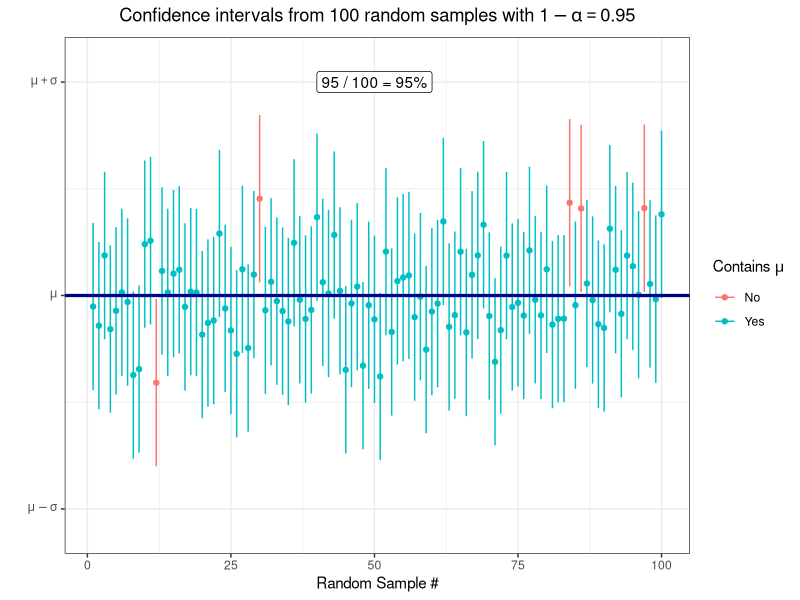
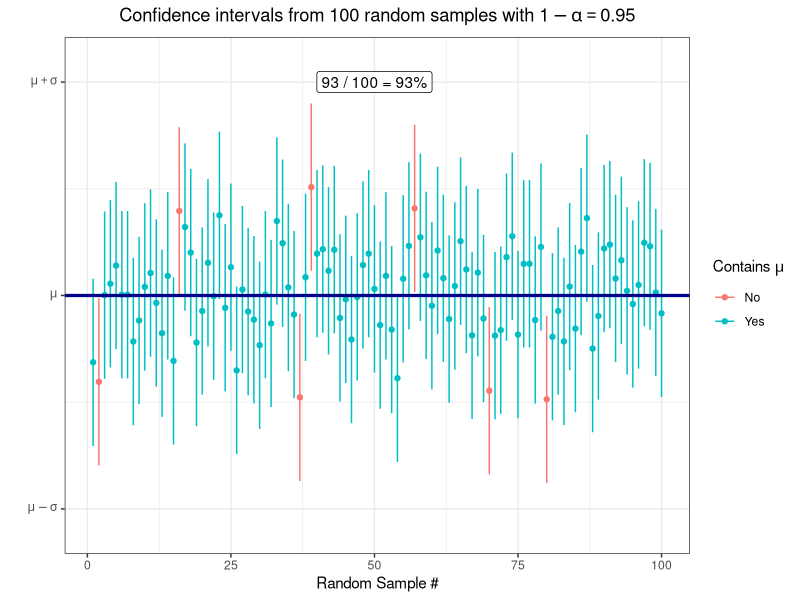
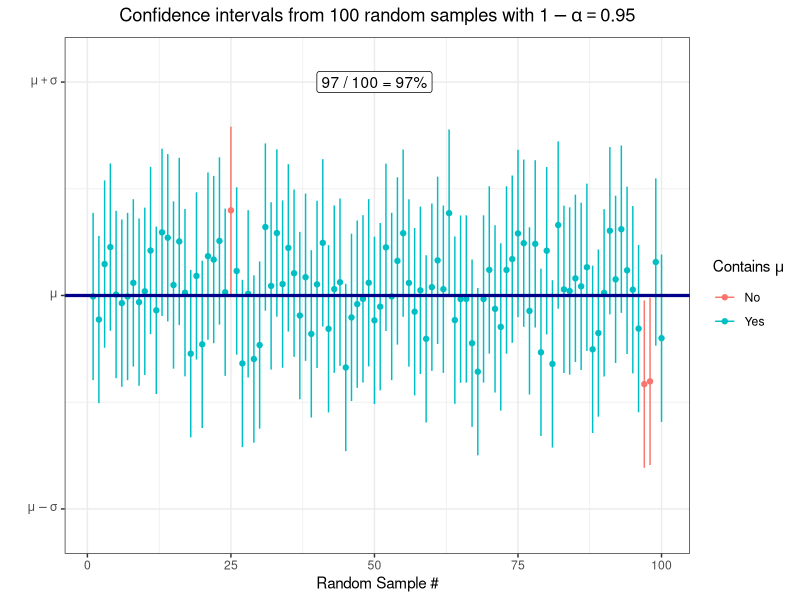
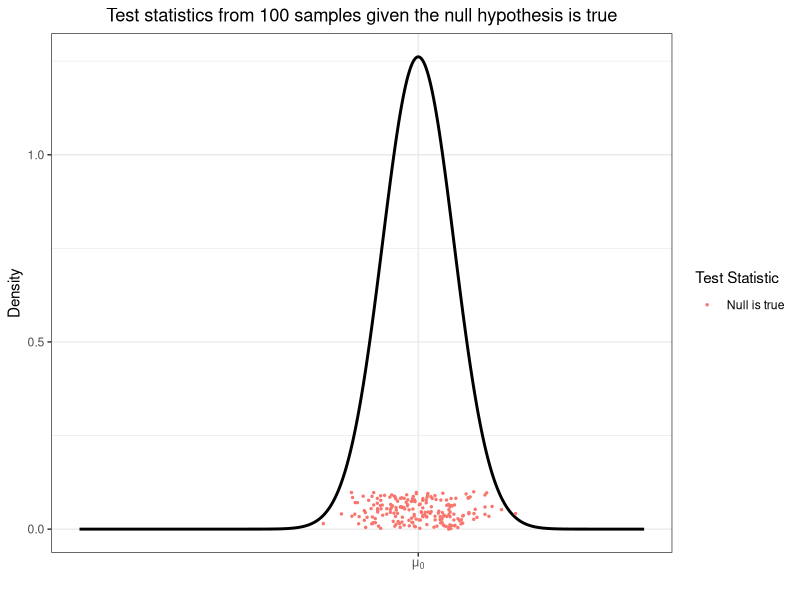
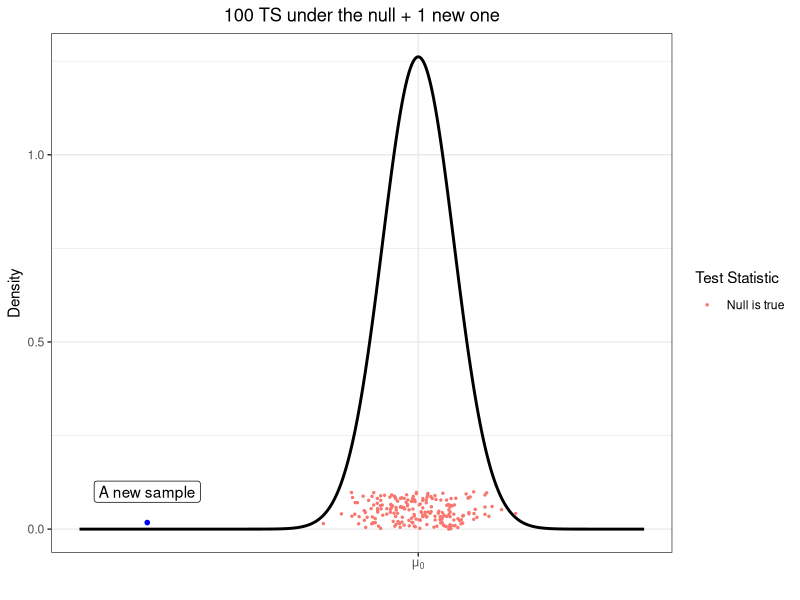
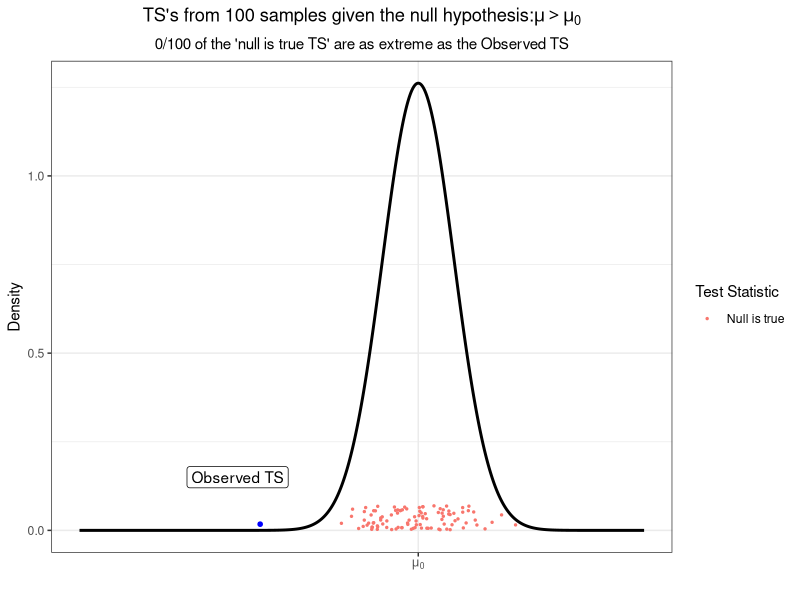
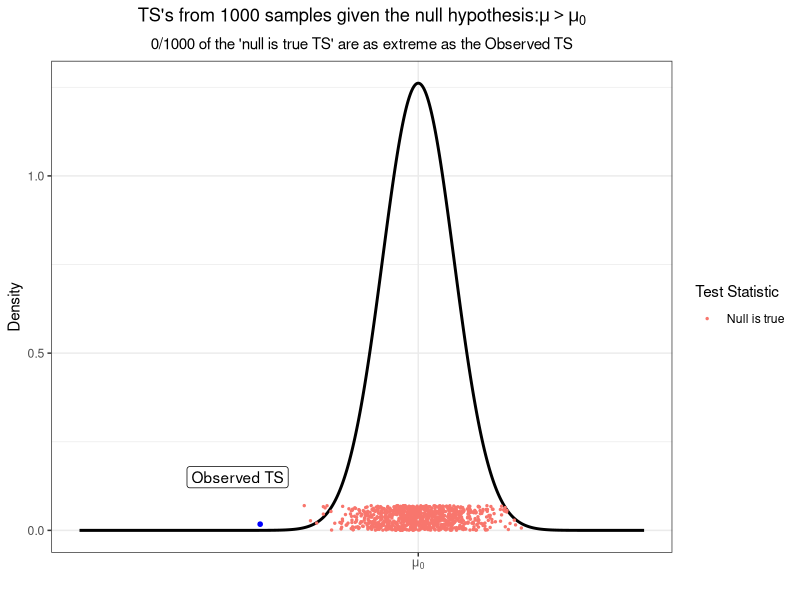
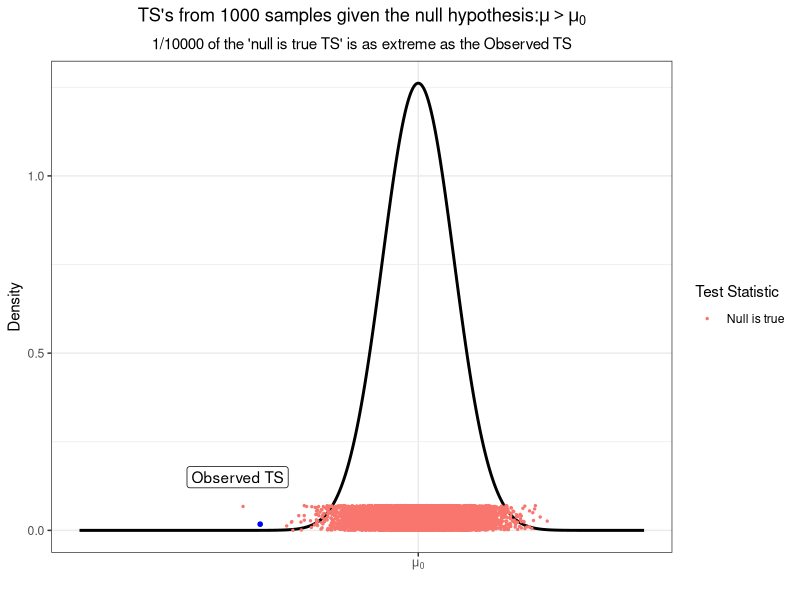

Generate these figures, in order, with R:
############ Prereqs ############
options(stringsAsFactors = FALSE, scipen = 600)
oldPar <- par()
os <- Sys.info()["sysname"]
baseDir <- ifelse(os == "Windows", "C:/Users/ptrainor/gdrive", "~/gdrive")

library(tidyverse)
library(ggrepel)

setwd(paste0(baseDir, "/iTeach/AST_505/myLectures/lecture8_MeanInference"))

############ Coverage probabilities ############
set.seed(3)
df1 <- data.frame(x = rnorm(10000))

png(file = "coverage1.png", height = 4, width = 6.5, units = "in", res = 600)
set.seed(3333)
xbar <- replicate(100, mean(sample(df1$x, 25)))
lower <- xbar - qnorm(.975) * 1 / sqrt(25)
upper <- xbar + qnorm(.975) * 1 / sqrt(25)
df2 <- data.frame(xbar = xbar, lower = lower, upper = upper, x = 1:length(xbar))
df2$contains <- ifelse(df2$lower < 0 & df2$upper > 0, "Yes", "No")
ggplot(df2, aes()) + geom_segment(aes(x = x, xend = x, y = lower, yend = upper, color = contains)) +
  geom_point(aes(x = x, y = xbar, color = contains)) + geom_hline(yintercept = 0, color = "darkblue", lwd = 1.1) +
  scale_y_continuous(breaks = c(-1, 0, 1), labels = c(expression(mu - sigma), expression(mu), expression(mu + sigma)),
                     limits = c(-1.1, 1.1)) +
  theme_bw() + labs(x = "Random Sample #", y = "", color = expression(paste("Contains ", mu))) +
  annotate("label", x = 50, y = 1, label = "95 / 100 = 95%") +
  ggtitle(expression(paste("Confidence intervals from 100 random samples with ", 1-alpha == .95))) +
  theme(plot.title = element_text(hjust = 0.5)) 
dev.off()

png(file = "coverage2.png", height = 4, width = 6.5, units = "in", res = 600)
set.seed(333)
xbar <- replicate(100, mean(sample(df1$x, 25)))
lower <- xbar - qnorm(.975) * 1 / sqrt(25)
upper <- xbar + qnorm(.975) * 1 / sqrt(25)
df2 <- data.frame(xbar = xbar, lower = lower, upper = upper, x = 1:length(xbar))
df2$contains <- ifelse(df2$lower < 0 & df2$upper > 0, "Yes", "No")
ggplot(df2, aes()) + geom_segment(aes(x = x, xend = x, y = lower, yend = upper, color = contains)) +
  geom_point(aes(x = x, y = xbar, color = contains)) + geom_hline(yintercept = 0, color = "darkblue", lwd = 1.1) +
  scale_y_continuous(breaks = c(-1, 0, 1), labels = c(expression(mu - sigma), expression(mu), expression(mu + sigma)),
                     limits = c(-1.1, 1.1)) +
  theme_bw() + labs(x = "Random Sample #", y = "", color = expression(paste("Contains ", mu))) +
  annotate("label", x = 50, y = 1, label = "93 / 100 = 93%") +
  ggtitle(expression(paste("Confidence intervals from 100 random samples with ", 1-alpha == .95))) +
  theme(plot.title = element_text(hjust = 0.5)) 
dev.off()

png(file = "coverage3.png", height = 4, width = 6.5, units = "in", res = 600)
set.seed(33)
xbar <- replicate(100, mean(sample(df1$x, 25)))
lower <- xbar - qnorm(.975) * 1 / sqrt(25)
upper <- xbar + qnorm(.975) * 1 / sqrt(25)
df2 <- data.frame(xbar = xbar, lower = lower, upper = upper, x = 1:length(xbar))
df2$contains <- ifelse(df2$lower < 0 & df2$upper > 0, "Yes", "No")
ggplot(df2, aes()) + geom_segment(aes(x = x, xend = x, y = lower, yend = upper, color = contains)) +
  geom_point(aes(x = x, y = xbar, color = contains)) + geom_hline(yintercept = 0, color = "darkblue", lwd = 1.1) +
  scale_y_continuous(breaks = c(-1, 0, 1), labels = c(expression(mu - sigma), expression(mu), expression(mu + sigma)),
                     limits = c(-1.1, 1.1)) +
  theme_bw() + labs(x = "Random Sample #", y = "", color = expression(paste("Contains ", mu))) +
  annotate("label", x = 50, y = 1, label = "97 / 100 = 97%") +
  ggtitle(expression(paste("Confidence intervals from 100 random samples with ", 1-alpha == .95))) +
  theme(plot.title = element_text(hjust = 0.5)) 
dev.off()

########### Fish weights example ############
set.seed(33)
fishWeights <- rnorm(100, 500, 10)
fishweights <- round(fishWeights, 2)
mean(fishweights)

varp <- function(x) mean((x-mean(x))^2)
sqrt(varp(fishweights))

set.seed(33333)
samp <- sample(fishweights, 5)
mean(samp)

round(sd(samp),3)

########### 100 test statistics ############
set.seed(1111111)
df3 <- data.frame(x = replicate(200, mean(rnorm(10))), y = runif(200, 0, .1))
df3$Test <- "Null is true"

df4 <- data.frame(x = seq(-3, 2, .0001), y = dnorm(seq(-3, 2, .0001), mean = 0, sd = 1/sqrt(10)))

png(file = "nullTests.png", height = 3.5, width = 6, units = "in", res = 600)
ggplot(df4, aes(x = x, y = y)) + geom_line(lwd = 1) + geom_point(data = df3, aes(x = x, y = y, color = Test), size = .5) + 
  scale_x_continuous(breaks = c(0), labels = c(expression(mu[0]))) +
  labs(x = "", y = "Density", color = "Test Statistic") + theme_bw() +
  ggtitle("Test statistics from 100 samples given the null hypothesis is true") +
  theme(plot.title = element_text(hjust = 0.5)) 
dev.off()

png(file = "nullTests2.png", height = 3.5, width = 6, units = "in", res = 600)
ggplot(df4, aes(x = x, y = y)) + geom_line(lwd = 1) + geom_point(data = df3, aes(x = x, y = y, color = Test), size = .5) + 
  annotate("point", x = -2.4, y = 0.0175, color = "blue", size = 1.25) + 
  annotate("label", x = -2.4, y = 0.1, label = "A new sample") + 
  scale_x_continuous(breaks = c(0), labels = c(expression(mu[0]))) +
  ggtitle("100 TS under the null + 1 new one") +
  labs(x = "", y = "Density", color = "Test Statistic") + theme_bw() +
  theme(plot.title = element_text(hjust = 0.5)) 
dev.off()

# or 1,000 or 10,000 test statistics
set.seed(1111111)
df3b <- data.frame(x = replicate(100000, mean(rnorm(10))), y = runif(100000, 0, .07))
df3b$Test <- "Null is true"

png(file = "rare1.png", height = 4, width = 6, units = "in", res = 600)
ggplot(df4, aes(x = x, y = y)) + geom_line(lwd = 1) + 
  geom_point(data = df3b[1:100,], aes(x = x, y = y, color = Test), size = .5) + 
  scale_x_continuous(breaks = c(0), labels = c(expression(mu[0]))) +
  annotate("point", x = -1.4, y = 0.0175, color = "blue", size = 1.25) + 
  annotate("label", x = -1.6, y = 0.15, label = "Observed TS") + 
  labs(x = "", y = "Density", color = "Test Statistic") + theme_bw() +
  ggtitle(expression(paste("TS's from 100 samples given the null hypothesis:", mu > mu[0])),
          "0/100 of the 'null is true TS' are as extreme as the Observed TS") +
  theme(plot.title = element_text(hjust = 0.5), plot.subtitle = element_text(hjust = 0.5)) 
dev.off()

png(file = "rare2.png", height = 4, width = 6, units = "in", res = 600)
ggplot(df4, aes(x = x, y = y)) + geom_line(lwd = 1) + 
  geom_point(data = df3b[1:1000,], aes(x = x, y = y, color = Test), size = .5) + 
  scale_x_continuous(breaks = c(0), labels = c(expression(mu[0]))) +
  annotate("point", x = -1.4, y = 0.0175, color = "blue", size = 1.25) + 
  annotate("label", x = -1.6, y = 0.15, label = "Observed TS") + 
  labs(x = "", y = "Density", color = "Test Statistic") + theme_bw() +
  ggtitle(expression(paste("TS's from 1000 samples given the null hypothesis:", mu > mu[0])),
          "0/1000 of the 'null is true TS' are as extreme as the Observed TS") +
  theme(plot.title = element_text(hjust = 0.5), plot.subtitle = element_text(hjust = 0.5)) 
dev.off()

png(file = "rare3.png", height = 4, width = 6, units = "in", res = 600)
ggplot(df4, aes(x = x, y = y)) + geom_line(lwd = 1) + 
  geom_point(data = df3b[1:10000,], aes(x = x, y = y, color = Test), size = .5) + 
  scale_x_continuous(breaks = c(0), labels = c(expression(mu[0]))) +
  annotate("point", x = -1.4, y = 0.0175, color = "blue", size = 1.25) + 
  annotate("label", x = -1.6, y = 0.15, label = "Observed TS") + 
  labs(x = "", y = "Density", color = "Test Statistic") + theme_bw() +
  ggtitle(expression(paste("TS's from 1000 samples given the null hypothesis:", mu > mu[0])),
          "1/10000 of the 'null is true TS' is as extreme as the Observed TS") +
  theme(plot.title = element_text(hjust = 0.5), plot.subtitle = element_text(hjust = 0.5)) 
dev.off()

########### Rejection regions ############
png(file = "nullTests3.png", height = 4, width = 6, units = "in", res = 600)
ggplot(data.frame(x = c(-3.5, 3.5)), aes(x)) + 
  stat_function(fun = function(x) dnorm(x), xlim = c(-3.4, qnorm(.05)), geom = "area", fill = "cyan", n = 10000) +
  stat_function(fun = function(x) dnorm(x), lwd = 1, n = 50000) + 
  geom_segment(aes(x = qnorm(.05), xend = qnorm(.05), y = 0, yend = dnorm(qnorm(.05)))) +
  scale_x_continuous(breaks = c(0), labels = c(expression(mu[0]))) +
  labs(x = "", y = "Density") + theme_bw() +
  ggtitle(expression(paste("Rejection region for alternative hypothesis: ", mu < mu[0]))) +
  theme(plot.title = element_text(hjust = 0.5)) 
dev.off()

png(file = "nullTests3Flip.png", height = 4, width = 6, units = "in", res = 600)
ggplot(data.frame(x = c(-3.5, 3.5)), aes(x)) + 
  stat_function(fun = function(x) dnorm(x), xlim = c(qnorm(.95), 3.4), geom = "area", fill = "cyan", n = 10000) +
  stat_function(fun = function(x) dnorm(x), lwd = 1, n = 50000) + 
  geom_segment(aes(x = qnorm(.95), xend = qnorm(.95), y = 0, yend = dnorm(qnorm(.95)))) +
  scale_x_continuous(breaks = c(0), labels = c(expression(mu[0]))) +
  labs(x = "", y = "Density") + theme_bw() +
  ggtitle(expression(paste("Rejection region for alternative hypothesis: ", mu > mu[0]))) +
  theme(plot.title = element_text(hjust = 0.5)) 
dev.off()

png(file = "nullTests4.png", height = 4, width = 6, units = "in", res = 600)
ggplot(data.frame(x = c(-3.5, 3.5)), aes(x)) + 
  stat_function(fun = function(x) dnorm(x), xlim = c(-3.4, qnorm(.05)), geom = "area", fill = "cyan", n = 10000) +
  stat_function(fun = function(x) dnorm(x), lwd = 1, n = 50000) + 
  geom_segment(aes(x = qnorm(.05), xend = qnorm(.05), y = 0, yend = dnorm(qnorm(.05)))) +
  scale_x_continuous(breaks = c(-2.5, 0), labels = c(expression(bar(y)), expression(mu[0]))) +
  annotate("point", x = -2.5, y = 0, color = "red", size = 3) +
  annotate("label", x = -2.75, y = .1, label = "Test statistic is in RR") +
  labs(x = "", y = "Density") + theme_bw() +
  ggtitle(expression(paste("Rejection region for alternative hypothesis: ", mu < mu[0]))) +
  theme(plot.title = element_text(hjust = 0.5)) 
dev.off()

png(file = "nullTests5.png", height = 4, width = 6, units = "in", res = 600)
ggplot(data.frame(x = c(-3.5, 3.5)), aes(x)) + 
  stat_function(fun = function(x) dnorm(x), xlim = c(-3.4, qnorm(.05)), geom = "area", fill = "cyan", n = 10000) +
  stat_function(fun = function(x) dnorm(x), lwd = 1, n = 50000) + 
  geom_segment(aes(x = qnorm(.05), xend = qnorm(.05), y = 0, yend = dnorm(qnorm(.05)))) +
  scale_x_continuous(breaks = c(-.5, 0), labels = c(expression(bar(y)), expression(mu[0]))) +
  annotate("point", x = -.25, y = 0, color = "red", size = 3) +
  annotate("label", x = -.25, y = .1, label = "Test statistic is not in RR") +
  labs(x = "", y = "Density") + theme_bw() +
  ggtitle(expression(paste("Rejection region for alternative hypothesis: ", mu < mu[0]))) +
  theme(plot.title = element_text(hjust = 0.5)) 
dev.off()

png(file = "nullTests6.png", height = 4, width = 6, units = "in", res = 600)
ggplot(data.frame(x = c(-3.5, 3.5)), aes(x)) + 
  stat_function(fun = function(x) dnorm(x), xlim = c(-3.4, qnorm(.025)), geom = "area", fill = "cyan", n = 10000) +
  stat_function(fun = function(x) dnorm(x), xlim = c(qnorm(.975), 3.4), geom = "area", fill = "cyan", n = 10000) +
  stat_function(fun = function(x) dnorm(x), lwd = 1, n = 50000) + 
  geom_segment(aes(x = qnorm(.025), xend = qnorm(.025), y = 0, yend = dnorm(qnorm(.025)))) +
  geom_segment(aes(x = qnorm(.975), xend = qnorm(.975), y = 0, yend = dnorm(qnorm(.975)))) +
  scale_x_continuous(breaks = c(0), labels = c(expression(mu[0]))) +
  labs(x = "", y = "Density") + theme_bw() +
  ggtitle(expression(paste("Rejection region for alternative hypothesis: ", mu == mu[0]))) +
  theme(plot.title = element_text(hjust = 0.5)) 
dev.off()

# SBP example:
png(file = "SBP1.png", height = 4, width = 6, units = "in", res = 600)
ggplot(data.frame(x = c(-3.5, 3.5)), aes(x)) + 
  stat_function(fun = function(x) dnorm(x), xlim = c(-3.4, qnorm(.05)), geom = "area", fill = "cyan", n = 10000) +
  stat_function(fun = function(x) dnorm(x), lwd = 1, n = 50000) + 
  geom_segment(aes(x = qnorm(.05), xend = qnorm(.05), y = 0, yend = dnorm(qnorm(.05)))) +
  scale_x_continuous(breaks = c(-1.645, 0, 2.828), labels = c(expression(z = -1.645), 0, 2.828)) +
  annotate("point", x = 2.828, y = 0, color = "red", size = 3) +
  annotate("label", x = 2.828, y = .025, label = "Test statistic") +
  labs(x = "", y = "Density") + theme_bw() +
  ggtitle(expression(paste("Rejection region for alternative hypothesis: ", mu < mu[0]))) +
  theme(plot.title = element_text(hjust = 0.5)) 
dev.off()

########### Significance level ############
png(file = "sig1.png", height = 4, width = 6, units = "in", res = 600)
ggplot(data.frame(x = c(-3.5, 4.5)), aes(x)) + 
  stat_function(fun = function(x) dnorm(x), xlim = c(2, 4.5), geom = "area", fill = "magenta", n = 10000) +
  stat_function(fun = function(x) dnorm(x), lwd = .5, n = 50000) +
  scale_x_continuous(breaks = c(0, 2), labels = c(0, "TS")) +
  annotate("label", x = 3, y = .075, label = expression(paste("p-value is: ", P(Z >= TS)))) +
  labs(x = "", y = "Density") + theme_bw() +
  ggtitle(expression(paste("Alternative hypothesis: ", mu > mu[0]))) +
  theme(plot.title = element_text(hjust = 0.5)) 
dev.off()

png(file = "sig2.png", height = 4, width = 6, units = "in", res = 600)
ggplot(data.frame(x = c(-4.5, 4.5)), aes(x)) + 
  stat_function(fun = function(x) dnorm(x), xlim = c(2, 4.5), geom = "area", fill = "magenta", n = 10000) +
  stat_function(fun = function(x) dnorm(x), xlim = c(-4.5, -2), geom = "area", fill = "magenta", n = 10000) +
  stat_function(fun = function(x) dnorm(x), lwd = .5, n = 50000) +
  scale_x_continuous(breaks = c(-2, 0, 2), labels = c("-|TS|", 0, "|TS|")) +
  annotate("label", x = 3, y = .075, label = expression(P(Z >= TS))) +
  annotate("label", x = -3, y = .075, label = expression(P(Z <= TS))) +
  labs(x = "", y = "Density") + theme_bw() +
  ggtitle(expression(paste("Alternative hypothesis: ", mu == mu[0]))) +
  theme(plot.title = element_text(hjust = 0.5)) 
dev.off()

# SBP example:
round(pnorm(2.828, lower.tail = FALSE), 3)

########### Prostate cancer and cell cycle ############
stagec <- rpart::stagec
stagec <- stagec[!is.na(stagec$g2),]

(mean(stagec$g2) - (1/6 * 100)) / (sd(stagec$g2) / sqrt(length(stagec$g2)))

########### Student's t-distribution ############
df6 <- data.frame(x = seq(-5, 5, .001))
df6$Normal <- dnorm(df6$x)
df6$t1 <- dt(df6$x, 1) 
df6$t2 <- dt(df6$x, 2)
df6$t5 <- dt(df6$x, 5)
df6 <- df6 %>% gather(key = "Distribution", value = "value", -x)
df6$Distribution <- factor(df6$Distribution, levels = c("t1", "t2", "t5", "Normal"))
levels(df6$Distribution) <- c("t (df = 1)", "t (df = 2)", "t (df = 5)", "Normal")

png(file = "tDists.png", height = 5, width = 7, units = "in", res = 600)
ggplot(df6, aes(x = x, y = value, group = Distribution, color = Distribution)) + geom_line() + theme_bw() +
  labs(x = "", y = "Density") + ggtitle("Some Student's t-distributions") +
  theme(plot.title = element_text(hjust = 0.5)) 
dev.off()
